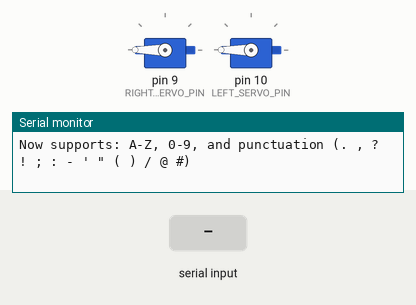
This sketch was run on a simulated Arduino Uno, built with avr-gcc and run on an emulated ATmega328P. Parts: 2 × servo, the last lines printed to the serial monitor. The inputs (shaded band) are chosen by the test bench.

Above: at 1.3 s.
1.4 s: "A\n" received over Serial
2.9 s: "B\n" received over Serial
4.4 s: "C\n" received over Serial
At 9.5 s:
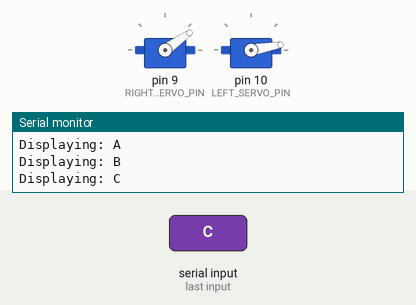
Timing chart, 0 to 13.9 s (numbered marks = the images above; inputs shaded):
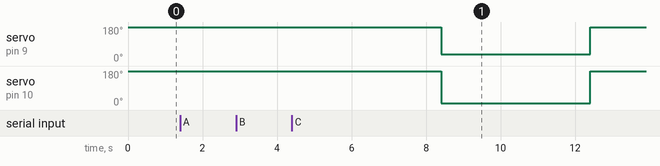

The sketch:

braillino_code.ino
```cpp
#include <Servo.h>

// ========== PINS ==========
// IMPORTANT: pin 9 = RIGHT, pin 10 = LEFT
#define RIGHT_SERVO_PIN 9
#define LEFT_SERVO_PIN 10

Servo leftServo;
Servo rightServo;

// ========== SERVO CALIBRATION =========
// Index = state 0..7 (binary 000..111)

// LEFT SERVO (pin 10)
int LEFT_POS[8] = {
  180,  // 000
  40,   // 001
  30,   // 010
  142,  // 011
  10,   // 100
  52,   // 101
  75,   // 110
  100   // 111
};

// RIGHT SERVO (pin 9)
int RIGHT_POS[8] = {
  180,  // 000
  0,    // 001
  20,   // 010
  70,   // 011
  35,   // 100
  42,   // 101
  130,  // 110
  90    // 111
};

// ========== DOT BIT DEFINITIONS ==========
#define DOT_TOP 0b100
#define DOT_MID 0b010
#define DOT_BOT 0b001

// ========== TEXT ==========
String currentText = "DANIEL";
int indexChar = 0;
unsigned long lastUpdate = 0;
const unsigned long DISPLAY_TIME = 4000;
const unsigned long DOUBLE_LETTER_GAP = 400; // short "dots down" gap between double letters

bool showingGap = false;
char lastDisplayedChar = ' ';
bool wordFinished = false; // NEW: track if we've displayed the whole word

void setup() {
  Serial.begin(9600);

  // Attach with corrected pin mapping
  rightServo.attach(RIGHT_SERVO_PIN); // pin 9
  leftServo.attach(LEFT_SERVO_PIN);   // pin 10

  // start blank
  moveServo(leftServo, 0, true);
  moveServo(rightServo, 0, false);

  Serial.println("BRAILLINO - PIN 9 = RIGHT, PIN 10 = LEFT");
  Serial.println("Double letters will show brief gap (e.g., HELLO shows HEL-L-O)");
  Serial.println("Word will display once and stop. Enter new word to restart.");
  Serial.println("Now supports: A-Z, 0-9, and punctuation (. , ? ! ; : - ' \" ( ) / @ #)");
}

void loop() {
  if (Serial.available()) {
    String in = Serial.readStringUntil('\n');
    in.trim();
    if (in.length() > 0) {
      in.toUpperCase();
      currentText = in + " ";
      indexChar = 0;
      showingGap = false;
      lastDisplayedChar = ' ';
      wordFinished = false; // Reset when new word entered
      lastUpdate = millis();
      Serial.print("Displaying: ");
      Serial.println(in);
    }
  }

  // Stop if word is finished
  if (wordFinished) {
    return;
  }

  if (millis() - lastUpdate >= (showingGap ? DOUBLE_LETTER_GAP : DISPLAY_TIME)) {

    // If we just finished showing a gap, now show the repeated letter
    if (showingGap) {
      showingGap = false;
      char c = currentText.charAt(indexChar);
      showBraille(c);
      lastDisplayedChar = c;

      // Move to next character
      indexChar++;
      if (indexChar >= currentText.length()) {
        wordFinished = true; // Word complete!
        Serial.println("Word finished. Enter new word to continue.");
        return;
      }

      lastUpdate = millis();
      return;
    }

    // Normal character display
    char c = currentText.charAt(indexChar);

    // Check if this is a repeated letter (same as last displayed)
    if (c != ' ' && c == lastDisplayedChar) {
      // Show blank gap first
      showBraille(' ');
      showingGap = true;
      lastUpdate = millis();
      // Don't increment indexChar yet - we'll show the repeated letter after the gap
    } else {
      // Show the character normally
      showBraille(c);
      lastDisplayedChar = c;

      // Move to next character
      indexChar++;
      if (indexChar >= currentText.length()) {
        wordFinished = true; // Word complete!
        Serial.println("Word finished. Enter new word to continue.");
        return;
      }

      lastUpdate = millis();
    }
  }
}

// ========== BRAILLE LOGIC ==========
void showBraille(char c) {
  uint8_t L = 0;
  uint8_t R = 0;

  switch (c) {
    // Letters A-J
    case 'A': L = DOT_TOP; break;
    case 'B': L = DOT_TOP | DOT_MID; break;
    case 'C': L = DOT_TOP; R = DOT_TOP; break;
    case 'D': L = DOT_TOP; R = DOT_TOP | DOT_MID; break;
    case 'E': L = DOT_TOP; R = DOT_MID; break;
    case 'F': L = DOT_TOP | DOT_MID; R = DOT_TOP; break;
    case 'G': L = DOT_TOP | DOT_MID; R = DOT_TOP | DOT_MID; break;
    case 'H': L = DOT_TOP | DOT_MID; R = DOT_MID; break;
    case 'I': L = DOT_MID; R = DOT_TOP; break;
    case 'J': L = DOT_MID; R = DOT_TOP | DOT_MID; break;

    // Letters K-T
    case 'K': L = DOT_TOP | DOT_BOT; break;
    case 'L': L = DOT_TOP | DOT_MID | DOT_BOT; break;
    case 'M': L = DOT_TOP | DOT_BOT; R = DOT_TOP; break;
    case 'N': L = DOT_TOP | DOT_BOT; R = DOT_TOP | DOT_MID; break;
    case 'O': L = DOT_TOP | DOT_BOT; R = DOT_MID; break;
    case 'P': L = DOT_TOP | DOT_MID | DOT_BOT; R = DOT_TOP; break;
    case 'Q': L = DOT_TOP | DOT_MID | DOT_BOT; R = DOT_TOP | DOT_MID; break;
    case 'R': L = DOT_TOP | DOT_MID | DOT_BOT; R = DOT_MID; break;
    case 'S': L = DOT_MID | DOT_BOT; R = DOT_TOP; break;
    case 'T': L = DOT_MID | DOT_BOT; R = DOT_TOP | DOT_MID; break;

    // Letters U-Z
    case 'U': L = DOT_TOP | DOT_BOT; R = DOT_BOT; break;
    case 'V': L = DOT_TOP | DOT_MID | DOT_BOT; R = DOT_BOT; break;
    case 'W': L = DOT_MID; R = DOT_TOP | DOT_MID | DOT_BOT; break;
    case 'X': L = DOT_TOP | DOT_BOT; R = DOT_TOP | DOT_BOT; break;
    case 'Y': L = DOT_TOP | DOT_BOT; R = DOT_TOP | DOT_MID | DOT_BOT; break;
    case 'Z': L = DOT_TOP | DOT_BOT; R = DOT_MID | DOT_BOT; break;

    // Numbers (0-9)
    case '0': L = DOT_MID; R = DOT_TOP | DOT_MID; break;  // same as J
    case '1': L = DOT_TOP; break;  // same as A
    case '2': L = DOT_TOP | DOT_MID; break;  // same as B
    case '3': L = DOT_TOP; R = DOT_TOP; break;  // same as C
    case '4': L = DOT_TOP; R = DOT_TOP | DOT_MID; break;  // same as D
    case '5': L = DOT_TOP; R = DOT_MID; break;  // same as E
    case '6': L = DOT_TOP | DOT_MID; R = DOT_TOP; break;  // same as F
    case '7': L = DOT_TOP | DOT_MID; R = DOT_TOP | DOT_MID; break;  // same as G
    case '8': L = DOT_TOP | DOT_MID; R = DOT_MID; break;  // same as H
    case '9': L = DOT_MID; R = DOT_TOP; break;  // same as I

    // Punctuation
    case '.': L = DOT_MID; R = DOT_MID | DOT_BOT; break;  // period
    case ',': L = DOT_MID; break;  // comma
    case '?': L = DOT_MID | DOT_BOT; R = DOT_BOT; break;  // question mark
    case '!': L = DOT_MID | DOT_BOT; R = DOT_MID; break;  // exclamation
    case ';': L = DOT_MID | DOT_BOT; break;  // semicolon
    case ':': L = DOT_MID; R = DOT_MID; break;  // colon
    case '-': L = 0; R = DOT_BOT; break;  // hyphen/dash
    case '\'': L = 0; R = 0; break;  // apostrophe (blank - adjust as needed)
    case '"': L = DOT_MID | DOT_BOT; R = DOT_MID | DOT_BOT; break;  // quotation mark
    case '(': L = DOT_MID | DOT_BOT; R = DOT_MID | DOT_BOT; break;  // left paren (same as quote)
    case ')': L = DOT_MID | DOT_BOT; R = DOT_TOP | DOT_BOT; break;  // right paren
    case '/': L = 0; R = DOT_TOP | DOT_BOT; break;  // forward slash
    case '@': L = 0; R = DOT_TOP | DOT_MID; break;  // at symbol
    case '#': L = 0; R = DOT_TOP | DOT_MID | DOT_BOT; break;  // hash/number sign

    // Space
    case ' ': L = 0; R = 0; break;

    // Default case for unsupported characters
    default: L = 0; R = 0; break;
  }

  moveServo(leftServo, L, true);   // LEFT → pin 10
  moveServo(rightServo, R, false); // RIGHT → pin 9
}

// ========== SERVO MOVE ==========
void moveServo(Servo &s, uint8_t state, bool isLeft) {
  state &= 0b111;
  int pos = isLeft ? LEFT_POS[state] : RIGHT_POS[state];
  s.write(constrain(pos, 0, 180));
}
```

Measured:
- after the input at 4.4 s, servo on pin 9 (RIGHT_SERVO_PIN): 180° → 35° after 4.0 s, → 180° 4.0 s later
